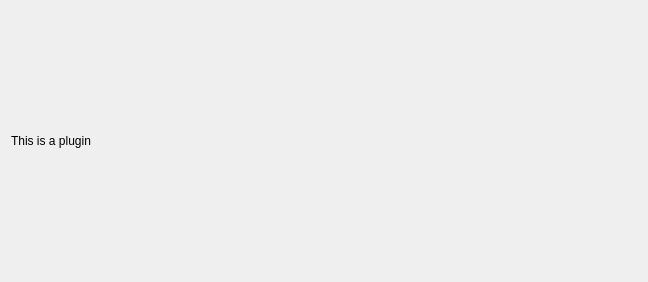
<?xml version="1.0" encoding="UTF-8"?>
<ui version="4.0">
 <class>$WIDGET_NAME$UI</class>
 <widget class="QWidget" name="$WIDGET_NAME$UI">
  <property name="geometry">
   <rect>
    <x>0</x>
    <y>0</y>
    <width>648</width>
    <height>282</height>
   </rect>
  </property>
  <property name="windowTitle">
   <string>Form</string>
  </property>
  <layout class="QHBoxLayout" name="horizontalLayout">
   <item>
    <widget class="QLabel" name="label">
     <property name="text">
      <string>This is a plugin</string>
     </property>
    </widget>
   </item>
  </layout>
 </widget>
 <resources/>
 <connections/>
</ui>
